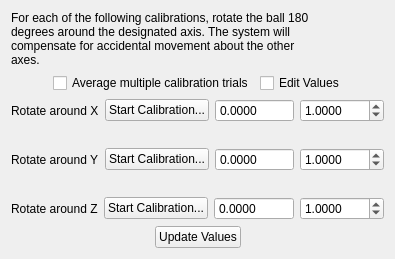
      <widget class="QWidget" name="tab_3">
       <attribute name="title">
        <string>Calibration</string>
       </attribute>
       <layout class="QVBoxLayout" name="verticalLayout_7">
        <item>
         <layout class="QHBoxLayout" name="horizontalLayout_29" stretch="12,0,0">
          <property name="spacing">
           <number>6</number>
          </property>
          <item>
           <widget class="QLabel" name="label_10">
            <property name="text">
             <string>For each of the following calibrations, rotate the ball 180 degrees around the designated axis. The system will compensate for accidental movement about the other axes.</string>
            </property>
            <property name="textFormat">
             <enum>Qt::RichText</enum>
            </property>
            <property name="wordWrap">
             <bool>true</bool>
            </property>
           </widget>
          </item>
          <item>
           <spacer name="horizontalSpacer_5">
            <property name="orientation">
             <enum>Qt::Horizontal</enum>
            </property>
            <property name="sizeType">
             <enum>QSizePolicy::Expanding</enum>
            </property>
            <property name="sizeHint" stdset="0">
             <size>
              <width>60</width>
              <height>20</height>
             </size>
            </property>
           </spacer>
          </item>
          <item>
           <widget class="QLabel" name="label_14">
            <property name="sizePolicy">
             <sizepolicy hsizetype="Preferred" vsizetype="Preferred">
              <horstretch>0</horstretch>
              <verstretch>0</verstretch>
             </sizepolicy>
            </property>
            <property name="text">
             <string/>
            </property>
            <property name="pixmap">
             <pixmap resource="jovian.qrc">:/images/axis.jpg</pixmap>
            </property>
           </widget>
          </item>
         </layout>
        </item>
        <item>
         <layout class="QHBoxLayout" name="horizontalLayout_30" stretch="2,6,6">
          <item>
           <spacer name="horizontalSpacer_6">
            <property name="orientation">
             <enum>Qt::Horizontal</enum>
            </property>
            <property name="sizeHint" stdset="0">
             <size>
              <width>40</width>
              <height>20</height>
             </size>
            </property>
           </spacer>
          </item>
          <item>
           <widget class="QCheckBox" name="computeAverage">
            <property name="text">
             <string>Average multiple calibration trials</string>
            </property>
           </widget>
          </item>
          <item>
           <widget class="QCheckBox" name="editValues">
            <property name="toolTip">
             <string>Click to enable manual editing of the values below</string>
            </property>
            <property name="text">
             <string>Edit Values</string>
            </property>
           </widget>
          </item>
         </layout>
        </item>
        <item>
         <layout class="QHBoxLayout" name="horizontalLayout_25">
          <item>
           <widget class="QLabel" name="label_11">
            <property name="text">
             <string>Rotate around X</string>
            </property>
           </widget>
          </item>
          <item>
           <widget class="QPushButton" name="calibrateXButton">
            <property name="text">
             <string>Start Calibration...</string>
            </property>
           </widget>
          </item>
          <item>
           <widget class="QDoubleSpinBox" name="calibrateXValue">
            <property name="sizePolicy">
             <sizepolicy hsizetype="Expanding" vsizetype="Fixed">
              <horstretch>0</horstretch>
              <verstretch>0</verstretch>
             </sizepolicy>
            </property>
            <property name="readOnly">
             <bool>true</bool>
            </property>
            <property name="buttonSymbols">
             <enum>QAbstractSpinBox::NoButtons</enum>
            </property>
            <property name="decimals">
             <number>4</number>
            </property>
            <property name="minimum">
             <double>-10000.000000000000000</double>
            </property>
            <property name="maximum">
             <double>10000.000000000000000</double>
            </property>
            <property name="singleStep">
             <double>10.000000000000000</double>
            </property>
           </widget>
          </item>
          <item>
           <widget class="QDoubleSpinBox" name="calibrateXGain">
            <property name="decimals">
             <number>4</number>
            </property>
            <property name="minimum">
             <double>0.000100000000000</double>
            </property>
            <property name="maximum">
             <double>1000.000000000000000</double>
            </property>
            <property name="singleStep">
             <double>0.100000000000000</double>
            </property>
            <property name="value">
             <double>1.000000000000000</double>
            </property>
           </widget>
          </item>
         </layout>
        </item>
        <item>
         <spacer name="verticalSpacer">
          <property name="orientation">
           <enum>Qt::Vertical</enum>
          </property>
          <property name="sizeType">
           <enum>QSizePolicy::Minimum</enum>
          </property>
          <property name="sizeHint" stdset="0">
           <size>
            <width>20</width>
            <height>20</height>
           </size>
          </property>
         </spacer>
        </item>
        <item>
         <layout class="QHBoxLayout" name="horizontalLayout_26">
          <item>
           <widget class="QLabel" name="label_12">
            <property name="text">
             <string>Rotate around Y</string>
            </property>
           </widget>
          </item>
          <item>
           <widget class="QPushButton" name="calibrateYButton">
            <property name="text">
             <string>Start Calibration...</string>
            </property>
           </widget>
          </item>
          <item>
           <widget class="QDoubleSpinBox" name="calibrateYValue">
            <property name="sizePolicy">
             <sizepolicy hsizetype="Expanding" vsizetype="Fixed">
              <horstretch>0</horstretch>
              <verstretch>0</verstretch>
             </sizepolicy>
            </property>
            <property name="readOnly">
             <bool>true</bool>
            </property>
            <property name="buttonSymbols">
             <enum>QAbstractSpinBox::NoButtons</enum>
            </property>
            <property name="decimals">
             <number>4</number>
            </property>
            <property name="minimum">
             <double>-10000.000000000000000</double>
            </property>
            <property name="maximum">
             <double>10000.000000000000000</double>
            </property>
            <property name="singleStep">
             <double>10.000000000000000</double>
            </property>
           </widget>
          </item>
          <item>
           <widget class="QDoubleSpinBox" name="calibrateYGain">
            <property name="decimals">
             <number>4</number>
            </property>
            <property name="minimum">
             <double>0.000100000000000</double>
            </property>
            <property name="maximum">
             <double>1000.000000000000000</double>
            </property>
            <property name="singleStep">
             <double>0.100000000000000</double>
            </property>
            <property name="value">
             <double>1.000000000000000</double>
            </property>
           </widget>
          </item>
         </layout>
        </item>
        <item>
         <spacer name="verticalSpacer_2">
          <property name="orientation">
           <enum>Qt::Vertical</enum>
          </property>
          <property name="sizeType">
           <enum>QSizePolicy::Minimum</enum>
          </property>
          <property name="sizeHint" stdset="0">
           <size>
            <width>20</width>
            <height>20</height>
           </size>
          </property>
         </spacer>
        </item>
        <item>
         <layout class="QHBoxLayout" name="horizontalLayout_27">
          <item>
           <widget class="QLabel" name="label_13">
            <property name="text">
             <string>Rotate around Z</string>
            </property>
           </widget>
          </item>
          <item>
           <widget class="QPushButton" name="calibrateZButton">
            <property name="text">
             <string>Start Calibration...</string>
            </property>
           </widget>
          </item>
          <item>
           <widget class="QDoubleSpinBox" name="calibrateZValue">
            <property name="sizePolicy">
             <sizepolicy hsizetype="Expanding" vsizetype="Fixed">
              <horstretch>0</horstretch>
              <verstretch>0</verstretch>
             </sizepolicy>
            </property>
            <property name="readOnly">
             <bool>true</bool>
            </property>
            <property name="buttonSymbols">
             <enum>QAbstractSpinBox::NoButtons</enum>
            </property>
            <property name="decimals">
             <number>4</number>
            </property>
            <property name="minimum">
             <double>-10000.000000000000000</double>
            </property>
            <property name="maximum">
             <double>10000.000000000000000</double>
            </property>
            <property name="singleStep">
             <double>10.000000000000000</double>
            </property>
           </widget>
          </item>
          <item>
           <widget class="QDoubleSpinBox" name="calibrateZGain">
            <property name="decimals">
             <number>4</number>
            </property>
            <property name="minimum">
             <double>0.000100000000000</double>
            </property>
            <property name="maximum">
             <double>1000.000000000000000</double>
            </property>
            <property name="singleStep">
             <double>0.100000000000000</double>
            </property>
            <property name="value">
             <double>1.000000000000000</double>
            </property>
           </widget>
          </item>
         </layout>
        </item>
        <item>
         <layout class="QHBoxLayout" name="horizontalLayout_31">
          <item>
           <spacer name="horizontalSpacer_13">
            <property name="orientation">
             <enum>Qt::Horizontal</enum>
            </property>
            <property name="sizeHint" stdset="0">
             <size>
              <width>40</width>
              <height>20</height>
             </size>
            </property>
           </spacer>
          </item>
          <item>
           <widget class="QPushButton" name="updateCalibrationValuesButton">
            <property name="text">
             <string>Update Values</string>
            </property>
           </widget>
          </item>
          <item>
           <spacer name="horizontalSpacer_14">
            <property name="orientation">
             <enum>Qt::Horizontal</enum>
            </property>
            <property name="sizeHint" stdset="0">
             <size>
              <width>40</width>
              <height>20</height>
             </size>
            </property>
           </spacer>
          </item>
         </layout>
        </item>
       </layout>
      </widget>
